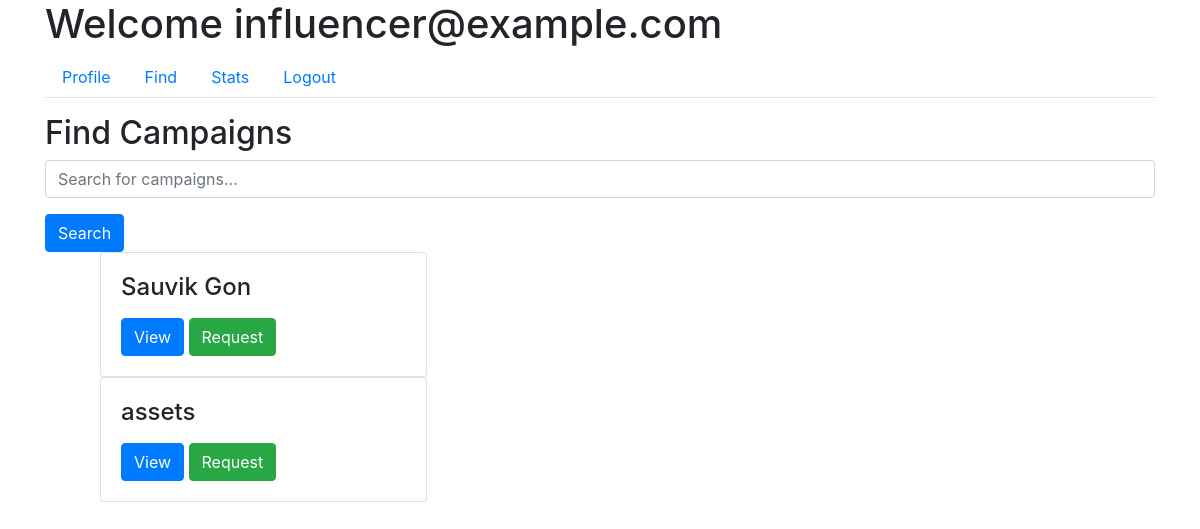
Before: /influencer/find (signed in) with the older database file.
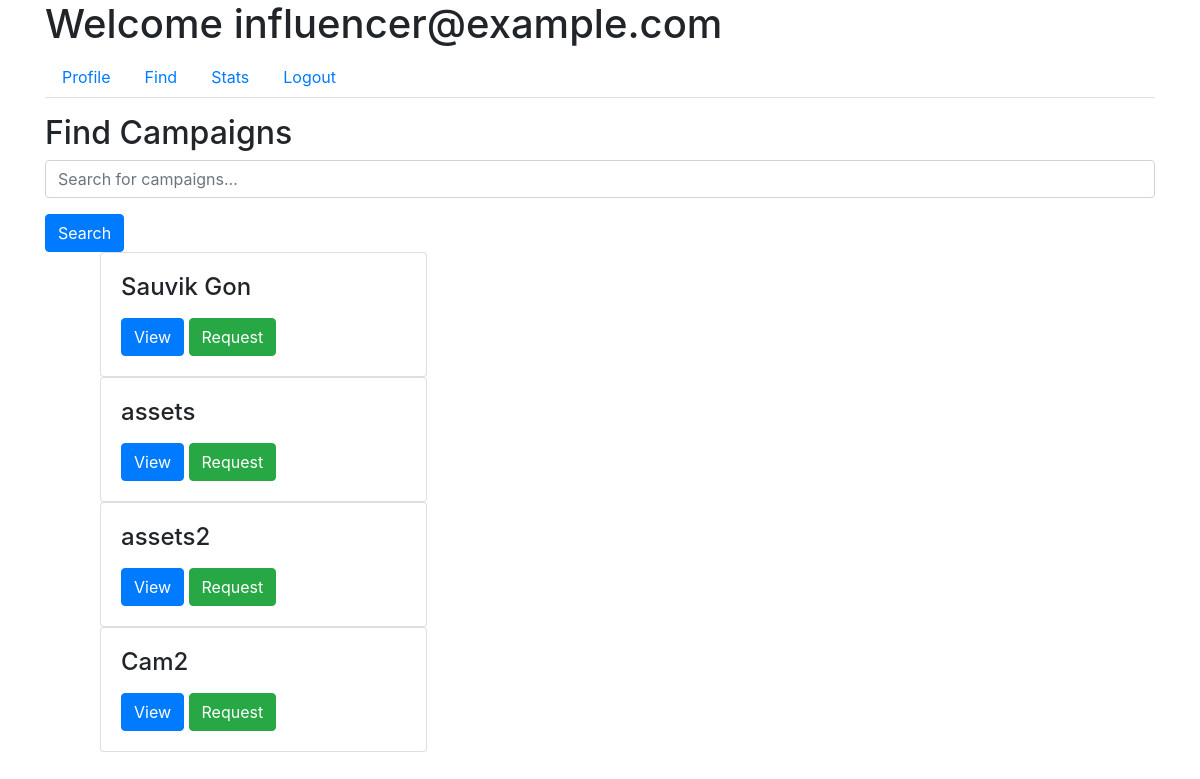
After: the same page with the newer database file.
### app/models.py (models this page shows, shortened)
class User(UserMixin, db.Model):
    id = db.Column(db.Integer, primary_key=True)
    username = db.Column(db.String(64), unique=True, nullable=False)
    email = db.Column(db.String(120), unique=True, nullable=False)
    password_hash = db.Column(db.String(128), nullable=False)
    role = db.Column(db.String(20), nullable=False)
    industry = db.Column(db.String(120))  # For Sponsors
    platforms = db.Column(db.Text)  # For Influencers
    category = db.Column(db.String(120))  # For Influencers
    niche = db.Column(db.String(120))  # For Influencers
    profile_pic = db.Column(db.String(20), nullable=False, default='download.png')

class Campaign(db.Model):
    id = db.Column(db.Integer, primary_key=True)
    name = db.Column(db.String(100), nullable=False)
    description = db.Column(db.Text, nullable=False)
    budget = db.Column(db.Float, nullable=False)
    visibility = db.Column(db.String(10), nullable=False)  # 'public', 'private'
    user_id = db.Column(db.Integer, db.ForeignKey('user.id'), nullable=False)
    ad_requests = db.relationship('AdRequest', backref='campaign', lazy=True)

### app/routes.py (the view)
@main.route('/influencer/find')
@login_required
def influencer_find():
    if current_user.role == 'influencer':
        influencer = current_user
        active_campaigns = Campaign.query.filter_by(visibility='public').all()
        return render_template('influencer_find.html', influencer=current_user, active_campaigns=active_campaigns)
    return redirect(url_for('main.home'))

### app/models.py (called while the page is built)
@login_manager.user_loader
def load_user(user_id):
    return User.query.get(int(user_id))

### app/templates/influencer_find.html (shortened to what this page needs)
{% extends "influencer_dashboard.html" %}
{% block tab_content %}
<h2>Find Campaigns</h2>
<form method="GET" action="{{ url_for('main.influencer_find') }}">
    <div class="form-group">
        <input type="text" name="search" class="form-control" placeholder="Search for campaigns...">
    </div>
    <button type="submit" class="btn btn-primary">Search</button>
</form>
<ul>
    {% for campaign in active_campaigns %}
    <div class="col-md-4">
        <div class="request-box card">
            <div class="card-body">
                <h4 class="card-title">{{ campaign.name }}</h4>
                <button class="btn btn-primary" data-toggle="modal" data-target="#campaignModal" data-id="{{ campaign.id }}">View</button>
                <a href="{{ url_for('main.new_ad_request_infl', campaign_id=campaign.id, influencer_id=influencer.id) }}" class="btn btn-success">Request</a>
            </div>
        </div>
    </div>
    {% endfor %}
</ul>
{% endblock %}

### app/templates/influencer_dashboard.html (shortened to what this page needs)
{% extends "base.html" %}
{% block content %}
<h1>Welcome {{ current_user.username }}</h1>
<ul class="nav nav-tabs">
    <li class="nav-item">
        <a class="nav-link" href="{{ url_for('main.influencer_profile') }}">Profile</a>
    </li>
    <li class="nav-item">
        <a class="nav-link" href="{{ url_for('main.influencer_find') }}">Find</a>
    </li>
    <li class="nav-item">
        <a class="nav-link" href="{{ url_for('main.influencer_stats') }}">Stats</a>
    </li>
    <li class="nav-item">
        <a class="nav-link" href="{{ url_for('main.logout') }}">Logout</a>
    </li>
</ul>
<div class="tab-content mt-3">
    {% block tab_content %}{% endblock %}
</div>
{% endblock %}

### app/templates/base.html (shortened to what this page needs)
<!DOCTYPE html>
<html lang="en">
<head>
    <link rel="stylesheet" href="https://maxcdn.bootstrapcdn.com/bootstrap/4.0.0/css/bootstrap.min.css">
    <link href="https://stackpath.bootstrapcdn.com/bootstrap/4.3.1/css/bootstrap.min.css" rel="stylesheet">
    <link rel="stylesheet" href="{{ url_for('static', filename='css/styles.css') }}">
</head>
<body>
    <div class="container">
        {% block content %}{% endblock %}
    </div>
</body>
</html>

Changed rows visible on the page:
added Campaign: name "assets2"
added Campaign: name "Cam2"
